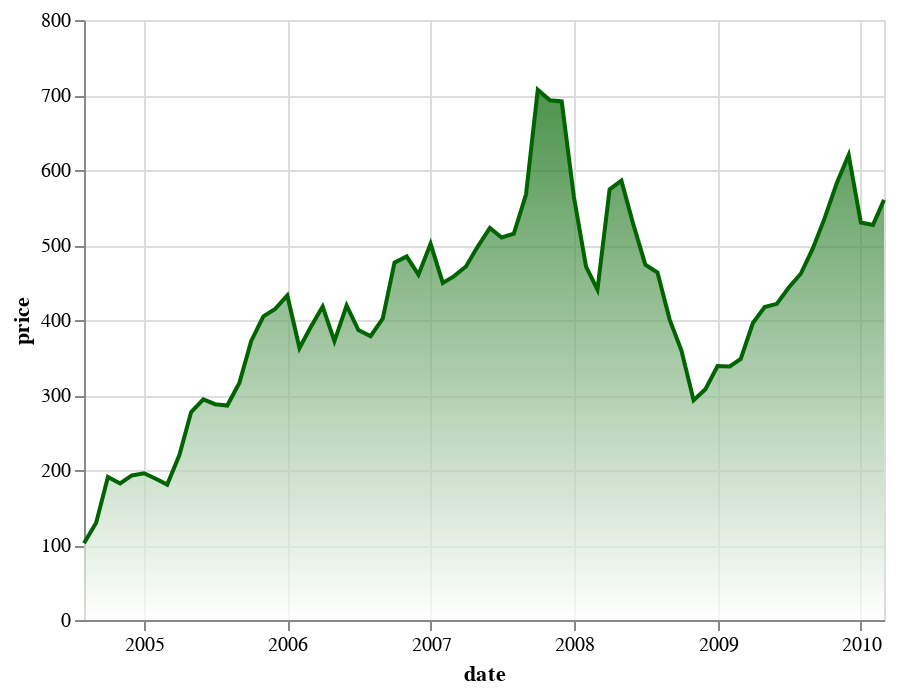

The notebook cell saved with this chart:
### Code cell
import altair as alt
from vega_datasets import data

source = data.stocks()

alt.Chart(source).transform_filter('datum.symbol==="GOOG"').mark_area(line={'color':'darkgreen'},color=alt.Gradient(gradient='linear',stops=[alt.GradientStop(color='white', offset=0),alt.GradientStop(color='darkgreen', offset=1)],x1=1,x2=1,y1=1,y2=0)).encode(alt.X('date:T'),alt.Y('price:Q'))

### Figure 1 — Vega-Lite specification as saved in the notebook (floating-point values rounded to 4 significant figures; data arrays with more than 128 entries replaced by an {"elided": "..."} marker saying what was removed)
{"config": {"view": {"continuousWidth": 400, "continuousHeight": 300}}, "data": {"name": "data-96e857a61c6b623bafe23440d582a500"}, "mark": {"type": "area", "color": {"gradient": "linear", "stops": [{"color": "white", "offset": 0}, {"color": "darkgreen", "offset": 1}], "x1": 1, "x2": 1, "y1": 1, "y2": 0}, "line": {"color": "darkgreen"}}, "encoding": {"x": {"type": "temporal", "field": "date"}, "y": {"type": "quantitative", "field": "price"}}, "transform": [{"filter": "datum.symbol===\"GOOG\""}], "$schema": "https://vega.github.io/schema/vega-lite/v4.8.1.json", "datasets": {"data-96e857a61c6b623bafe23440d582a500": {"elided": "560 records"}}}
